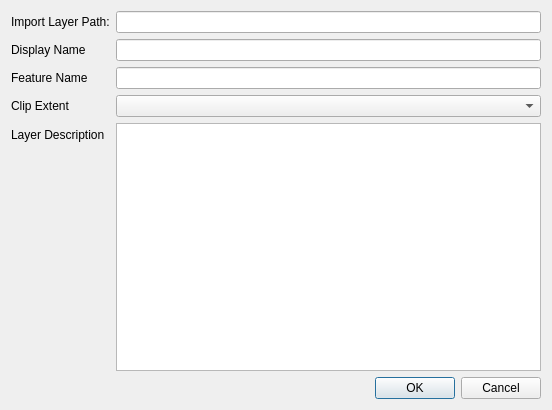
<?xml version="1.0" encoding="UTF-8"?>
<ui version="4.0">
 <class>dlgAddLayer</class>
 <widget class="QDialog" name="dlgAddLayer">
  <property name="geometry">
   <rect>
    <x>0</x>
    <y>0</y>
    <width>552</width>
    <height>410</height>
   </rect>
  </property>
  <property name="windowTitle">
   <string>Import a project layer</string>
  </property>
  <property name="windowIcon">
   <iconset>
    <normaloff>../../icon.png</normaloff>../../icon.png</iconset>
  </property>
  <layout class="QFormLayout" name="formLayout">
   <item row="0" column="0">
    <widget class="QLabel" name="label_2">
     <property name="text">
      <string>Import Layer Path:</string>
     </property>
    </widget>
   </item>
   <item row="0" column="1">
    <widget class="QLineEdit" name="lineEdit_import_layer">
     <property name="readOnly">
      <bool>true</bool>
     </property>
    </widget>
   </item>
   <item row="1" column="0">
    <widget class="QLabel" name="label">
     <property name="text">
      <string>Display Name</string>
     </property>
    </widget>
   </item>
   <item row="1" column="1">
    <widget class="QLineEdit" name="lineEdit_display_name"/>
   </item>
   <item row="2" column="0">
    <widget class="QLabel" name="label_3">
     <property name="text">
      <string>Feature Name</string>
     </property>
    </widget>
   </item>
   <item row="2" column="1">
    <widget class="QLineEdit" name="lineEdit_feature_name">
     <property name="readOnly">
      <bool>true</bool>
     </property>
    </widget>
   </item>
   <item row="4" column="0">
    <widget class="QLabel" name="label_5">
     <property name="text">
      <string>Layer Description</string>
     </property>
    </widget>
   </item>
   <item row="4" column="1">
    <widget class="QPlainTextEdit" name="plainTextEdit_layer_description"/>
   </item>
   <item row="5" column="1">
    <widget class="QDialogButtonBox" name="buttonBox">
     <property name="orientation">
      <enum>Qt::Horizontal</enum>
     </property>
     <property name="standardButtons">
      <set>QDialogButtonBox::Cancel|QDialogButtonBox::Ok</set>
     </property>
    </widget>
   </item>
   <item row="3" column="1">
    <widget class="QComboBox" name="comboBox_clip_extent"/>
   </item>
   <item row="3" column="0">
    <widget class="QLabel" name="label_4">
     <property name="text">
      <string>Clip Extent</string>
     </property>
    </widget>
   </item>
  </layout>
 </widget>
 <resources/>
 <connections>
  <connection>
   <sender>buttonBox</sender>
   <signal>accepted()</signal>
   <receiver>dlgAddLayer</receiver>
   <slot>accept()</slot>
   <hints>
    <hint type="sourcelabel">
     <x>248</x>
     <y>254</y>
    </hint>
    <hint type="destinationlabel">
     <x>157</x>
     <y>274</y>
    </hint>
   </hints>
  </connection>
  <connection>
   <sender>buttonBox</sender>
   <signal>rejected()</signal>
   <receiver>dlgAddLayer</receiver>
   <slot>reject()</slot>
   <hints>
    <hint type="sourcelabel">
     <x>316</x>
     <y>260</y>
    </hint>
    <hint type="destinationlabel">
     <x>286</x>
     <y>274</y>
    </hint>
   </hints>
  </connection>
 </connections>
</ui>
